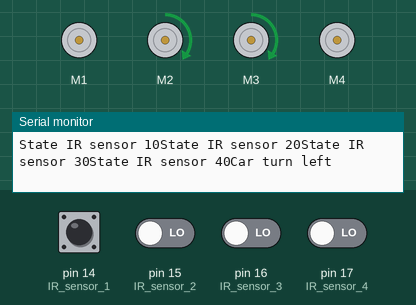
This sketch was run on a simulated Arduino Uno, built with avr-gcc and run on an emulated ATmega328P. Parts: 4 × DC motor (green arrow = forward, orange = backward, longer = faster), the last lines printed to the serial monitor. The inputs (shaded band) are chosen by the test bench; at power-on: pin 14 (IR_sensor_1), pin 15 (IR_sensor_2), pin 16 (IR_sensor_3), pin 17 (IR_sensor_4) LOW.

Above: at 1.2 s.
1.3 s: pin 14 (IR_sensor_1) driven HIGH
3.1 s: pin 15 (IR_sensor_2) driven HIGH
At 3.4 s:
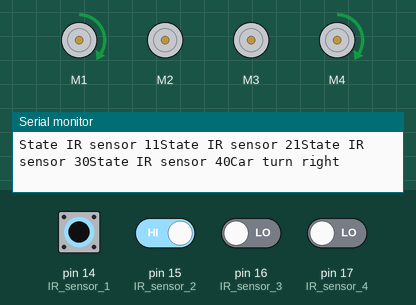
4.6 s: pin 17 (IR_sensor_4) driven HIGH
7.6 s: pin 16 (IR_sensor_3) driven HIGH
At 8.8 s:
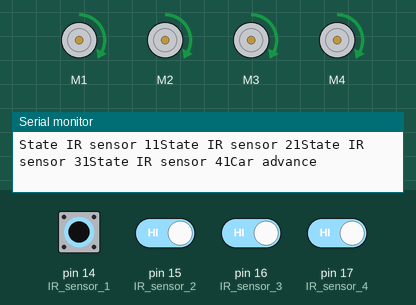
9.1 s: pin 14 (IR_sensor_1) driven LOW
At 10.3 s:
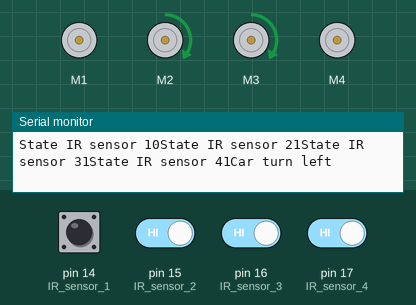
12.1 s: pin 14 (IR_sensor_1) pulsed HIGH 2 times (0.12 s each, 0.3 s apart)
At 12.32 s:
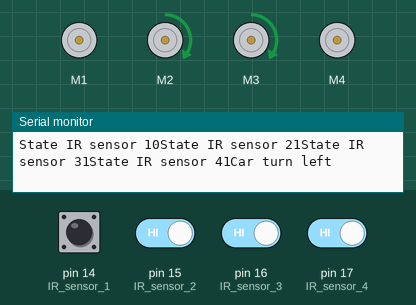
Timing chart, 0 to 15.1 s (numbered marks = the images above; inputs shaded):
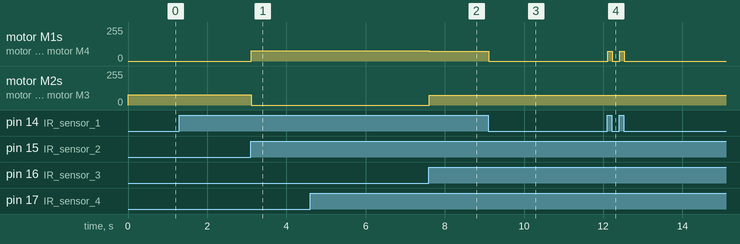

Measured:
- after the input at 3.1 s, motor M1, motor M4: stopped → forward 76/255 at once; motor M2, motor M3: forward 76/255 → stopped at once
- after the input at 7.6 s, motor M1, motor M4: forward 76/255 → forward 72/255 at once; motor M2, motor M3: stopped → forward 72/255 at once
- after the input at 9.1 s, motor M1, motor M4: forward 72/255 → stopped at once; motor M2, motor M3: forward 72/255 → forward 74/255 at once
- after the input at 12.1 s, motor M1, motor M4: alternates forward 72/255 for 0.12 s and stopped for 0.18 s, 4 changes in all, then stays stopped, starting at once; motor M2, motor M3: alternates forward 74/255 for 0.18 s and forward 72/255 for 0.12 s, 4 changes in all, then stays forward 74/255, starting at once

The sketch:

lineFollow.ino
```cpp
/*
 * lineFollow.c - a line follow autonomous vehicle.
 *
 * Detecs black lines with 4 IR sensors.
 * If all sensors are on the black line,
 * - follow the line.
 * if any sensor is not on a black line,
 * - performs a movement to move all back to the black line.
 */
/*-based on---------------------------------------------------------------
    Project to modify the AZ-Delivery 2WD Intelligent Robot Car as an
    autonomous vehicle for line following.
    It uses a four-sensor infrared module to detect line edges.

    Miguel Torres Gordo
    Getafe (Madrid) - ESPAÑA          Last revision 22-03-2024
-------------------------------------------------------------------------*/
/*
 * Modifications:
 * * Serial to 115200
 * * define speed with macro
 */

#include "motor_functions.h"  // car motor functions
#include "line_functions.h"   // line detection functions

// 70 -> (1,2,3)
// 90 -> (2,4,6)
#define SPEED 70
#define SPEED_1 (SPEED+2)
#define SPEED_2 (SPEED+4)
#define SPEED_3 (SPEED+6)

void setup() {
  Serial.begin (115200);

  M_Control_IO_config();
  Set_Speed(SPEED_1, SPEED_1);
  L_Control_IO_config();
}

void loop() {

  /* get the state of all IR sensors */
  L_read();

  /* Set of conditionals to check the values of the variables of the infrared sensors and perform the necessary movements. */

  /* If all four sensors are above the black line, a call is made to the moves forward. */
  if (L_on_line()) {
    car_advances();
  }

  /* If sensor number 1 is not on the black line, a call is made to the smooth left turn method. */
  else if (L_right_off_line()) {
    slight_turn_left();
  }

  /* If sensors 1 and 2 are not on the black line, a call is made to the hard left turn method. */
  else if (L_rights_off_line()) {
    sharp_left_turn();
  }

  /* If sensor number 4 is not on the black line, a call is made to the smooth right turn method. */
  else if (L_left_off_line()) {
    slight_turn_right();
  }

  /* If sensors 3 and 4 are not on the black line, a call is made to the hard right turn method. */
  else if (L_lefts_off_line()) {
    sharp_right_turn();
  }

  /* If all sensors are not above the black line, a call is made to the hard left turn method. */
  else if (L_off_line()) {
    sharp_left_turn();
  }
}

// Method for the car to move forward.
void car_advances() {
  Serial.println("Car advance");
  Set_Speed(SPEED_1, SPEED_1);
  advance();
}

// Method for the car to slight turn to the right.
void slight_turn_right() {
  Serial.println("Car turn right");
  Set_Speed(SPEED_1, SPEED_2);
  turnR();
}

// Method for the car to sharp turn to the right.
void sharp_right_turn() {
  Serial.println("Car turn right");
  Set_Speed(SPEED_1, SPEED_3);
  turnR();
}

// Method for the car to slight turn to the left.
void slight_turn_left() {
  Serial.println("Car turn left");
  Set_Speed(SPEED_2, SPEED_1);
  turnL();
}

// Method for the car to sharp turn to the left.
void sharp_left_turn() {
  Serial.println("Car turn left");
  Set_Speed(SPEED_3, SPEED_1);
  turnL();
}
```

line_functions.h
```cpp
/*
 * line_functions.h - (black) line detection functions
 *
 * Uses a four-sensor infrared module to detect line edges.
 *
 */
/*-based on---------------------------------------------------------------
    Project to modify the AZ-Delivery 2WD Intelligent Robot Car as an
    autonomous vehicle for line following.
    It uses a four-sensor infrared module to detect line edges.

    Miguel Torres Gordo
    Getafe (Madrid) - ESPAÑA          Last revision 22-03-2024
-------------------------------------------------------------------------*/

/*
 *  pins are connected right to left
 *  1 is the right most sensor
 *  4 is the left most sensor
 */
#define IR_sensor_1 14 /* A0 */
#define IR_sensor_2 15 /* A1 */
#define IR_sensor_3 16 /* A2 */
#define IR_sensor_4 17 /* A3 */

/* variables to save measure of sensors */
int value_IR_sensor_1;
int value_IR_sensor_2;
int value_IR_sensor_3;
int value_IR_sensor_4;

/* Setup the sensors used */
void L_Control_IO_config(void) {
  pinMode(IR_sensor_1, INPUT);
  pinMode(IR_sensor_2, INPUT);
  pinMode(IR_sensor_3, INPUT);
  pinMode(IR_sensor_4, INPUT);
}

/* Method for saving the infrared sensor value 1. */
void state_IR_1() {
  value_IR_sensor_1 = digitalRead(IR_sensor_1);
  Serial.print("State IR sensor 1");
  Serial.print(value_IR_sensor_1);
}
/* Method for saving the infrared sensor value 2. */
void state_IR_2() {
  value_IR_sensor_2 = digitalRead(IR_sensor_2);
  Serial.print("State IR sensor 2");
  Serial.print(value_IR_sensor_2);
}
/* Method for saving the infrared sensor value 3. */
void state_IR_3() {
  value_IR_sensor_3 = digitalRead(IR_sensor_3);
  Serial.print("State IR sensor 3");
  Serial.print(value_IR_sensor_3);
}
/* Method for saving the infrared sensor value 4. */
void state_IR_4() {
  value_IR_sensor_4 = digitalRead(IR_sensor_4);
  Serial.print("State IR sensor 4");
  Serial.print(value_IR_sensor_4);
}

/* read the state (value) of all sensors */
void L_read() {
  state_IR_1();
  state_IR_2();
  state_IR_3();
  state_IR_4();
}

/* all four sensors are above the black line. */
int L_on_line() { return value_IR_sensor_1 == HIGH && value_IR_sensor_2 == HIGH && value_IR_sensor_3 == HIGH && value_IR_sensor_4 == HIGH; }
/* sensor number 1 is not on the black line. */
int L_right_off_line() { return value_IR_sensor_1 == LOW && value_IR_sensor_2 == HIGH && value_IR_sensor_3 == HIGH && value_IR_sensor_4 == HIGH; }
/* sensors 1 and 2 are not on the black line. */
int L_rights_off_line() { return value_IR_sensor_1 == LOW && value_IR_sensor_2 == LOW && value_IR_sensor_3 == HIGH && value_IR_sensor_4 == HIGH; }
/* sensor number 4 is not on the black line. */
int L_left_off_line() { return value_IR_sensor_1 == HIGH && value_IR_sensor_2 == HIGH && value_IR_sensor_3 == HIGH && value_IR_sensor_4 == LOW; }
/* sensors 3 and 4 are not on the black line. */
int L_lefts_off_line() { return value_IR_sensor_1 == HIGH && value_IR_sensor_2 == HIGH && value_IR_sensor_3 == LOW && value_IR_sensor_4 == LOW; }
/* all sensors are not above the black line. */
int L_off_line() { return value_IR_sensor_1 == LOW && value_IR_sensor_2 == LOW && value_IR_sensor_3 == LOW && value_IR_sensor_4 == LOW; }
```

motor_functions.h
```cpp
/*
 * motor_functions.h - Obstacle detetcion functions
 * extracted from RobitCarKit obstacleAvoid sample.
 *
 * 4WD car with Adafruit Motor Shield V1 (V2?)
 */

// vehicle using motors
int Car_state = 0;           //the working state of car

#include <AFMotor.h>

// TODO: name the motors as front/rear/left/right
AF_DCMotor motor1(1, MOTOR12_64KHZ);
AF_DCMotor motor2(2, MOTOR12_64KHZ);
AF_DCMotor motor3(3, MOTOR12_64KHZ);
AF_DCMotor motor4(4, MOTOR12_64KHZ);

unsigned char Lpwm_val = 120;
unsigned char Rpwm_val = 120;

void M_Control_IO_config(void) {
}

void Set_Speed(unsigned char Left, unsigned char Right) {

  motor1.setSpeed(Right);
  motor2.setSpeed(Left);
  motor3.setSpeed(Left);
  motor4.setSpeed(Right);
}

void advance() {
  motor1.run(FORWARD);
  motor2.run(FORWARD);
  motor3.run(FORWARD);
  motor4.run(FORWARD);
  Car_state = 2;
}

void back() {
  motor1.run(BACKWARD);
  motor2.run(BACKWARD);
  motor3.run(BACKWARD);
  motor4.run(BACKWARD);
  Car_state = 1;
}

void turnR() {
  motor1.run(FORWARD);
  motor2.run(RELEASE);
  motor3.run(RELEASE);
  motor4.run(FORWARD);
  Car_state = 4;
}

void turnL() {
  motor1.run(RELEASE);
  motor2.run(FORWARD);
  motor3.run(FORWARD);
  motor4.run(RELEASE);
  Car_state = 3;
}

void stopp() {
  motor1.run(RELEASE);
  motor2.run(RELEASE);
  motor3.run(RELEASE);
  motor4.run(RELEASE);
  Car_state = 5;
}
```
